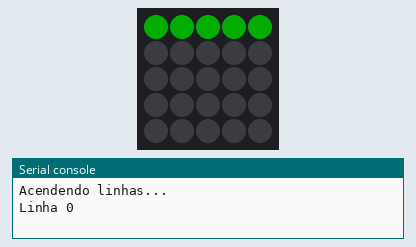
This program was run on a simulated Raspberry Pi Pico running MicroPython. Parts: 5×5 RGB LED matrix, the last lines printed to the serial console. Dim RGB values are drawn brighter than linear; the 25 LEDs are laid out as on the BitDogLab board (LED 0 bottom right, every second row reversed). At 10.0 s the program stops and its outputs stay as they are.

Above: at 0.1 s.
At 1.1 s:
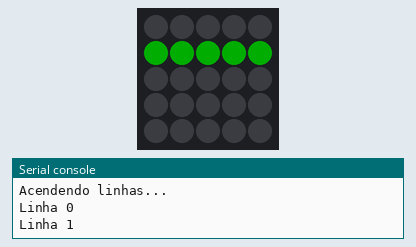
At 2.1 s:
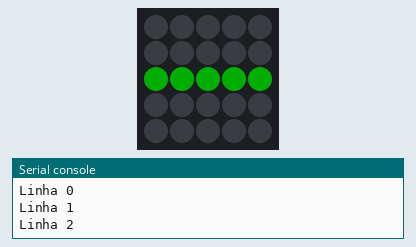
At 4.1 s:
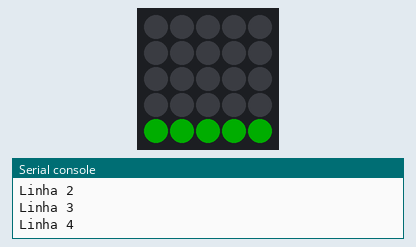
At 6.1 s:
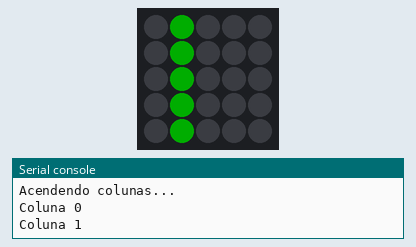
At 9.1 s:
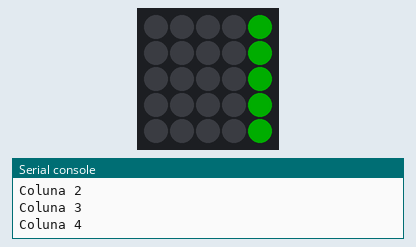

Measured:
- what the display in image 1 shows lasts 1.0 s, from 1.0 s to 2.0 s

The program:

acender_linha_coluna.py
```python
# acender_linha_coluna.py
# Acende uma linha ou coluna inteira da matriz
# Blocos: Acender linha, Acender coluna

from machine import Pin
import neopixel
import time

np = neopixel.NeoPixel(Pin(7), 25)
LED_MATRIX = [[24,23,22,21,20],[15,16,17,18,19],[14,13,12,11,10],[5,6,7,8,9],[4,3,2,1,0]]

cor = (0, 50, 0)  # Verde com brilho baixo

# === Teste 1: Acender cada linha ===
print("Acendendo linhas...")
for linha in range(5):
    for i in range(25):
        np[i] = (0, 0, 0)
    for coluna in range(5):
        np[LED_MATRIX[linha][coluna]] = cor
    np.write()
    print("Linha", linha)
    time.sleep(1)

# === Teste 2: Acender cada coluna ===
print("Acendendo colunas...")
for coluna in range(5):
    for i in range(25):
        np[i] = (0, 0, 0)
    for linha in range(5):
        np[LED_MATRIX[linha][coluna]] = cor
    np.write()
    print("Coluna", coluna)
    time.sleep(1)

# Desliga
for i in range(25):
    np[i] = (0, 0, 0)
np.write()
print("Fim!")
```
